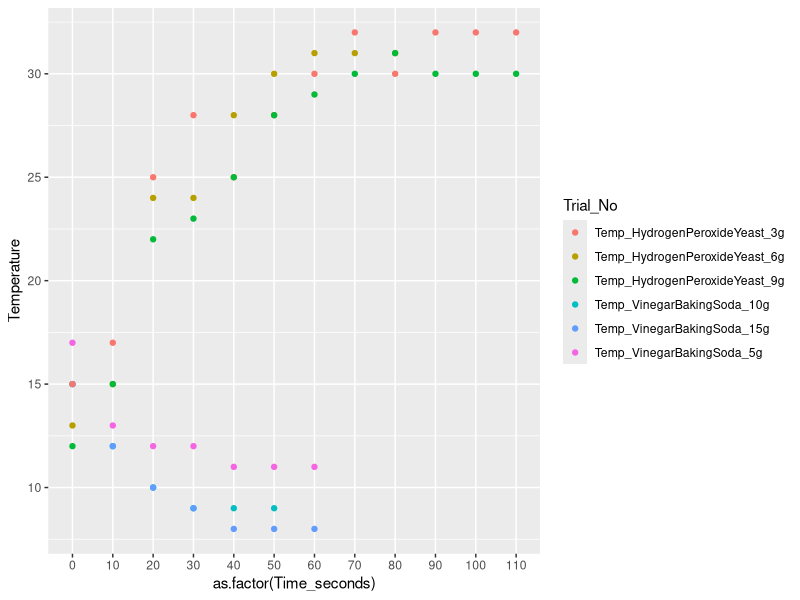
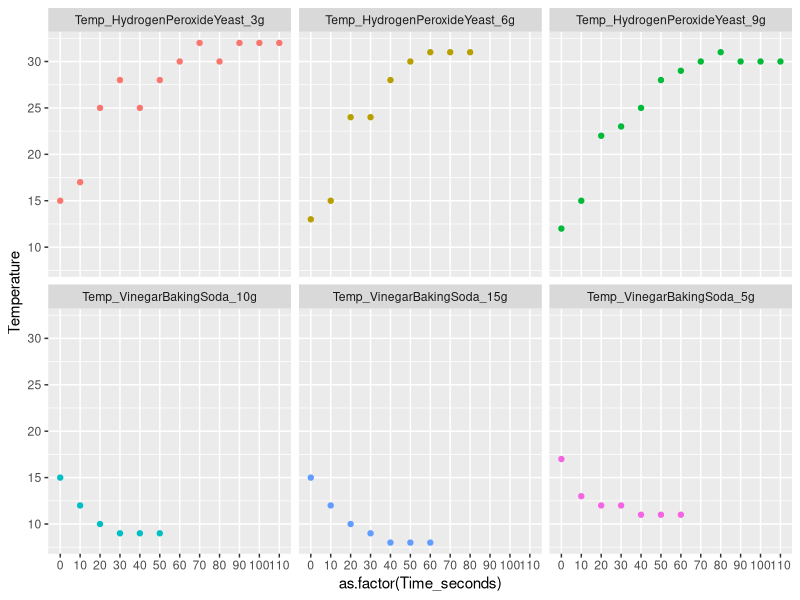
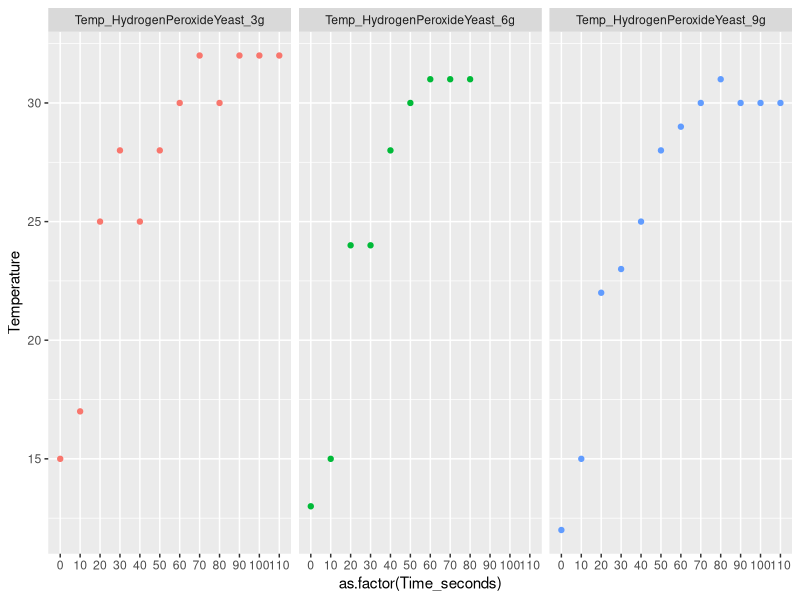
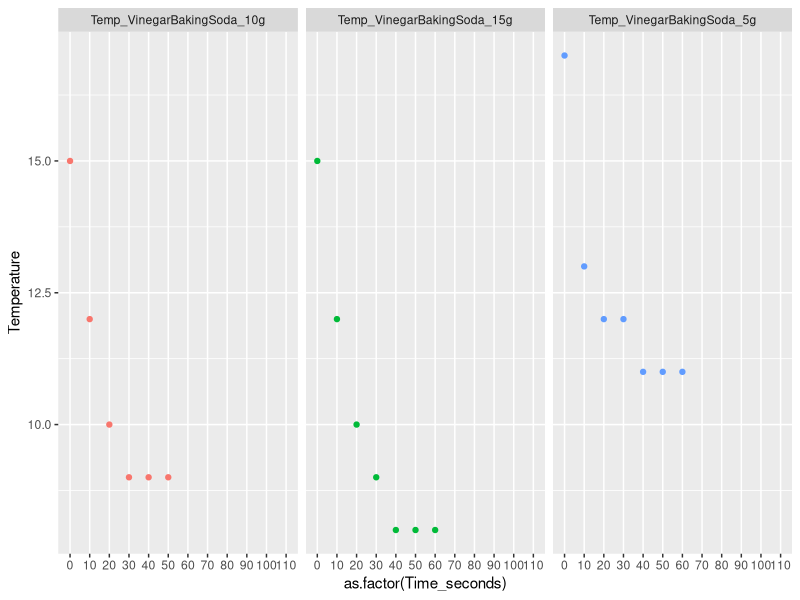

Generate these figures, in order, with R:
## ---- chunk 1
#Vinegar and Baking soda

library(tidyverse)

#Create vectors for the data from my experiments.

Time_seconds = c(0, 10, 20, 30, 40, 50, 60, 70, 80, 90, 100, 110)
Temp_VinegarBakingSoda_5g = c(17, 13, 12, 12, 11, 11, 11, NA, NA, NA, NA, NA)
Temp_VinegarBakingSoda_10g = c(15, 12, 10, 9, 9, 9, NA, NA, NA, NA, NA, NA)
Temp_VinegarBakingSoda_15g = c(15, 12, 10, 9, 8, 8, 8, NA, NA, NA, NA, NA)

Temp_HydrogenPeroxideYeast_3g = c(15, 17, 25, 28, 25, 28, 30, 32, 30, 32, 32, 32)
Temp_HydrogenPeroxideYeast_6g = c(13, 15, 24, 24, 28, 30, 31, 31, 31, NA, NA, NA)
Temp_HydrogenPeroxideYeast_9g = c(12, 15, 22, 23, 25, 28, 29, 30, 31, 30, 30, 30)

Data_obs_VB <- tibble(Time_seconds, 
                      Temp_VinegarBakingSoda_5g, 
                      Temp_VinegarBakingSoda_10g,
                      Temp_VinegarBakingSoda_15g)

Data_obs_HY <- tibble(Time_seconds, 
                      Temp_HydrogenPeroxideYeast_3g,
                      Temp_HydrogenPeroxideYeast_6g,
                      Temp_HydrogenPeroxideYeast_9g)

Data_obs <- tibble(Time_seconds, 
                   Temp_VinegarBakingSoda_5g, 
                   Temp_VinegarBakingSoda_10g,
                   Temp_VinegarBakingSoda_15g,
                   Temp_HydrogenPeroxideYeast_3g,
                   Temp_HydrogenPeroxideYeast_6g,
                   Temp_HydrogenPeroxideYeast_9g)

Data_obs

## ---- chunk 2

#Create a long format for the table for the plot.
long_Data_obs_VB <- gather(Data_obs_VB, key = "Trial_No", value = "Temperature", Temp_VinegarBakingSoda_5g:Temp_VinegarBakingSoda_15g)

long_Data_obs_HY <- gather(Data_obs_HY, key = "Trial_No", value = "Temperature", Temp_HydrogenPeroxideYeast_3g:Temp_HydrogenPeroxideYeast_9g)

long_Data_obs <- gather(Data_obs, key = "Trial_No", value = "Temperature", Temp_VinegarBakingSoda_5g:Temp_HydrogenPeroxideYeast_9g)

ggplot(long_Data_obs, aes(x = as.factor(Time_seconds), y = Temperature, col = Trial_No)) + geom_point(na.rm = T) 

## ---- chunk 3
long_Data_obs %>% ggplot(aes( x = as.factor(Time_seconds), y = Temperature, col = Trial_No)) + geom_point(na.rm = T, show.legend = FALSE) + facet_wrap(.~Trial_No)

## ---- chunk 4
long_Data_obs_HY %>% ggplot(aes( x = as.factor(Time_seconds), y = Temperature, col = Trial_No)) + geom_point(na.rm = T, show.legend = FALSE) + facet_wrap(.~Trial_No)
## ---- chunk 5
long_Data_obs_VB %>% ggplot(aes( x = as.factor(Time_seconds), y = Temperature, col = Trial_No)) + geom_point(na.rm = T, show.legend = FALSE) + facet_wrap(.~Trial_No)

